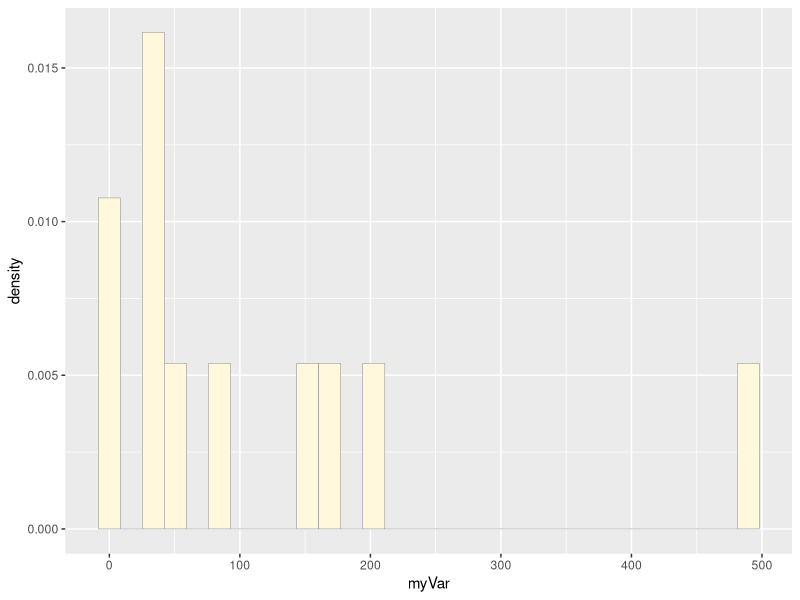
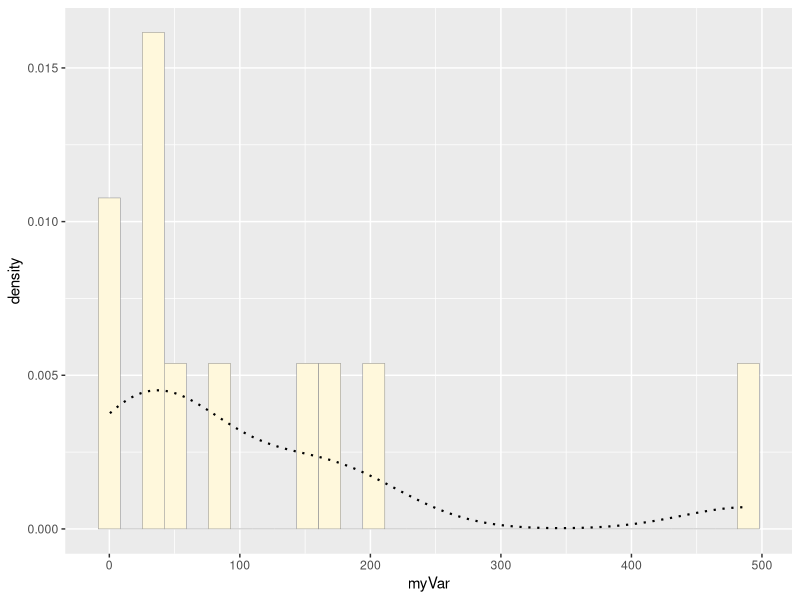
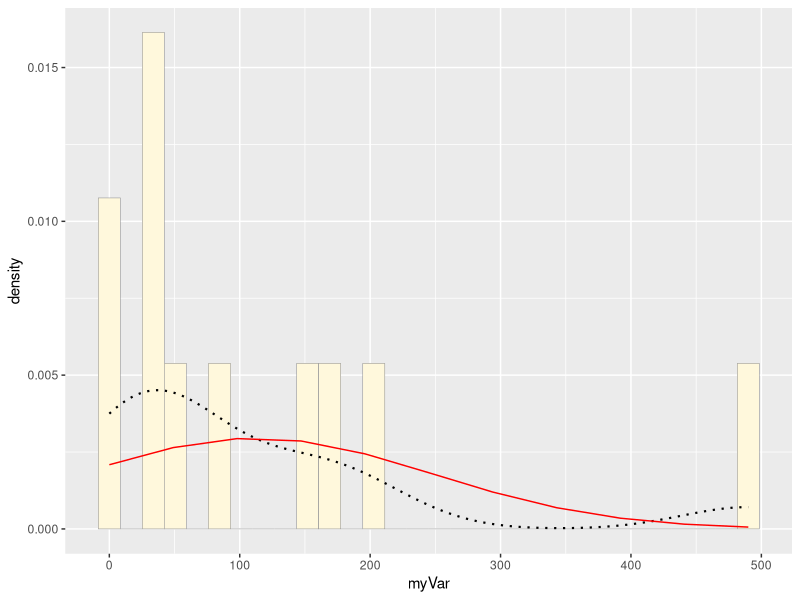
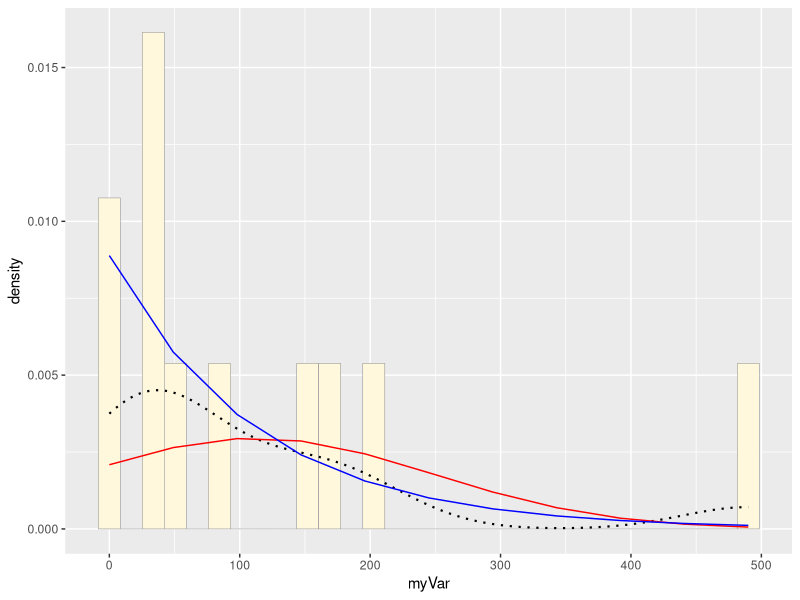
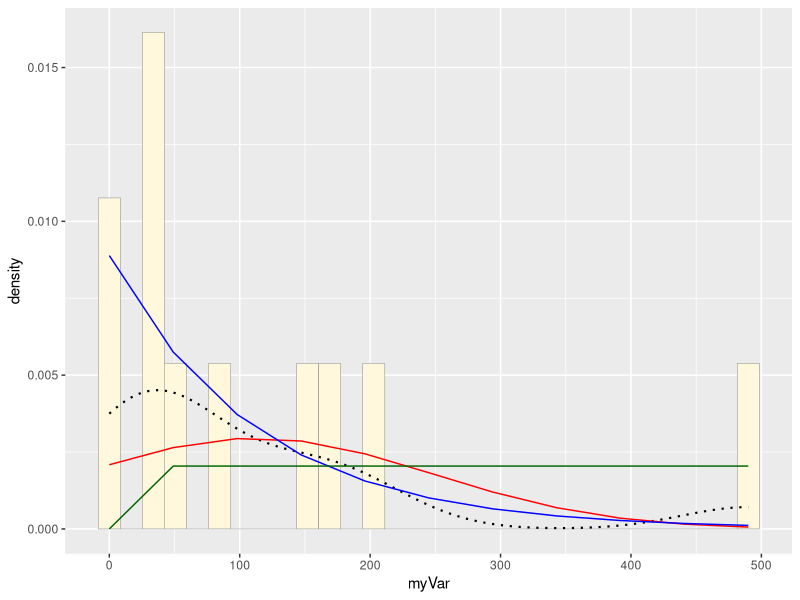
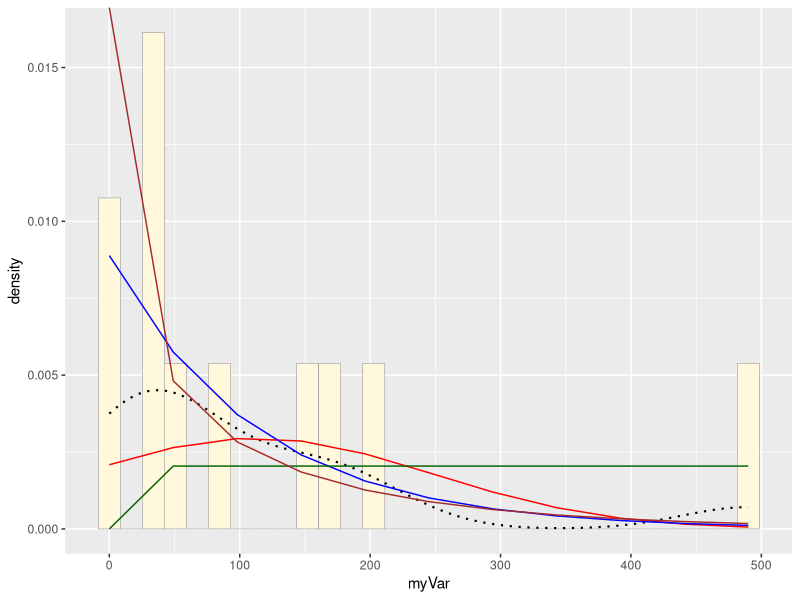
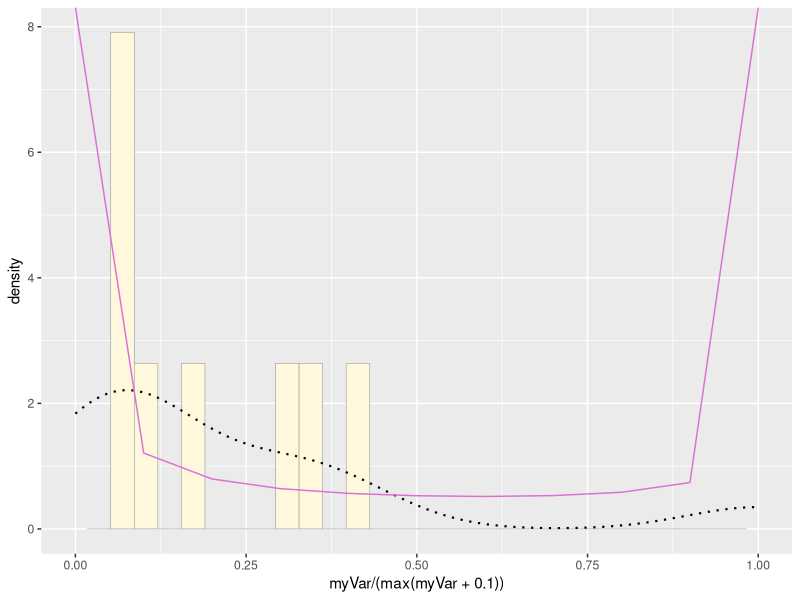
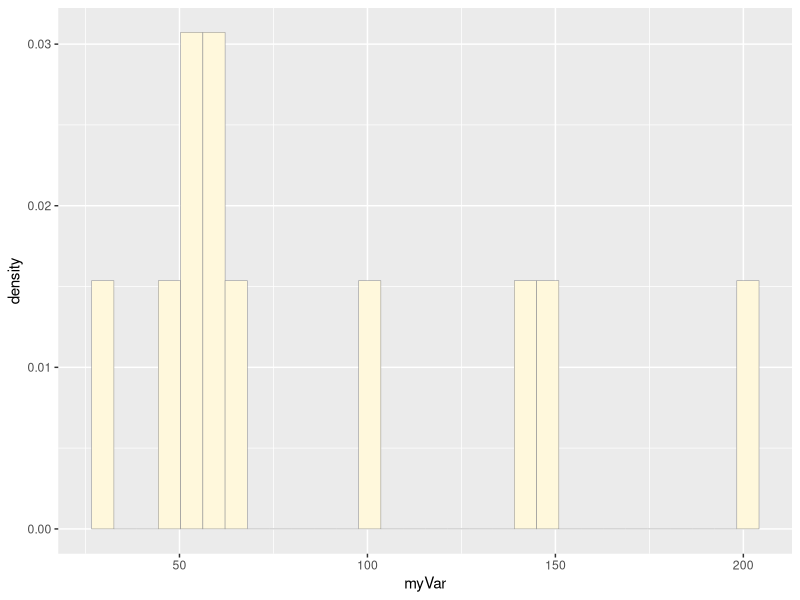

These figures' R source, in order:
## ---- chunk 1
library(ggplot2) # for graphics
library(MASS) # for maximum likelihood estimation
## ---- chunk 2
# quick and dirty, a truncated normal distribution to work on the solution set

#z <- rnorm(n=3000,mean=0.2)
#z <- data.frame(1:3000,z)
#names(z) <- list("ID","myVar")
#z <- z[z$myVar>0,]
#str(z)
#summary(z$myVar)
## ---- chunk 3
z <- read.table("SurveyVolumeEstimations.csv",header=TRUE,sep=",", stringsAsFactors=FALSE)
str(z)
summary(z)
## ---- chunk 4
p1 <- ggplot(data=z, aes(x=myVar, y=..density..)) +
  geom_histogram(color="grey60",fill="cornsilk",size=0.2) 
print(p1)
## ---- chunk 5
p1 <-  p1 +  geom_density(linetype="dotted",size=0.75) # smooths out the shape of the histogram. It does not assume any particular probability distribution
print(p1)
## ---- chunk 6
# This fits a normal distribution to the data
# maximum likelihood estimator of the parameters of the normal (mean and variance)
normPars <- fitdistr(z$myVar,"normal") # this is how we get the maximm likelihood parameters for a normal distribution fitted to the data
print(normPars)
str(normPars)
normPars$estimate["mean"] # note structure of getting a named attribute
## ---- chunk 7
meanML <- normPars$estimate["mean"] #data from fitdistr
sdML <- normPars$estimate["sd"] #data from fitdistr


xval <- seq(0,max(z$myVar),len=length(z$myVar))

stat <- stat_function(aes(x = xval, 
                          y = ..y..), 
                      fun = dnorm,
                      colour="red", 
                      n = length(z$myVar),
                      args = list(mean = meanML, sd = sdML))
p1 + stat # plots to graph
## ---- chunk 8
expoPars <- fitdistr(z$myVar,"exponential")
rateML <- expoPars$estimate["rate"]

stat2 <- stat_function(aes(x = xval, y = ..y..), fun = dexp, colour="blue", n = length(z$myVar), args = list(rate=rateML))
 p1 + stat + stat2
## ---- chunk 9
stat3 <- stat_function(aes(x = xval, y = ..y..), fun = dunif, colour="darkgreen", n = length(z$myVar), args = list(min=min(z$myVar), max=max(z$myVar)))
 p1 + stat + stat2 + stat3
## ---- chunk 10
gammaPars <- fitdistr(z$myVar,"gamma")
shapeML <- gammaPars$estimate["shape"]
rateML <- gammaPars$estimate["rate"]

stat4 <- stat_function(aes(x = xval, y = ..y..), fun = dgamma, colour="brown", n = length(z$myVar), args = list(shape=shapeML, rate=rateML))
 p1 + stat + stat2 + stat3 + stat4
## ---- chunk 11
pSpecial <- ggplot(data=z, aes(x=myVar/(max(myVar + 0.1)), y=..density..)) +
  geom_histogram(color="grey60",fill="cornsilk",size=0.2) + 
  xlim(c(0,1)) +
  geom_density(size=0.75,linetype="dotted")

betaPars <- fitdistr(x=z$myVar/max(z$myVar + 0.1),start=list(shape1=1,shape2=2),"beta")
shape1ML <- betaPars$estimate["shape1"]
shape2ML <- betaPars$estimate["shape2"]

statSpecial <- stat_function(aes(x = xval, y = ..y..), fun = dbeta, colour="orchid", n = length(z$myVar), args = list(shape1=shape1ML,shape2=shape2ML))
pSpecial + statSpecial
## ---- chunk 12
parameters <- fitdistr(z$myVar,"gamma")
print(parameters)

shapeML <- parameters$estimate["shape"]
rateML <- parameters$estimate["rate"]
## ---- chunk 13
sim_myVar <- data.frame(ID=seq(1:11),myVar= rgamma(11,shape=shapeML,rate=rateML))

p2 <- ggplot(data=sim_myVar, aes(x=myVar, y=..density..)) +
  geom_histogram(color="grey60",fill="cornsilk",size=0.2) 
print(p2)

p2 <-  p2 +  geom_density(linetype="dotted",size=0.75)
print(p2)
## ---- chunk 14
print(p1)
## ---- chunk 15
#I think the model did a good job at simulating the real data which was surprising for me. Having only 11 collections with none of the curves lining up super well, I was expecting the simulation to fail. It is doing a good job because of the high density bar. 
